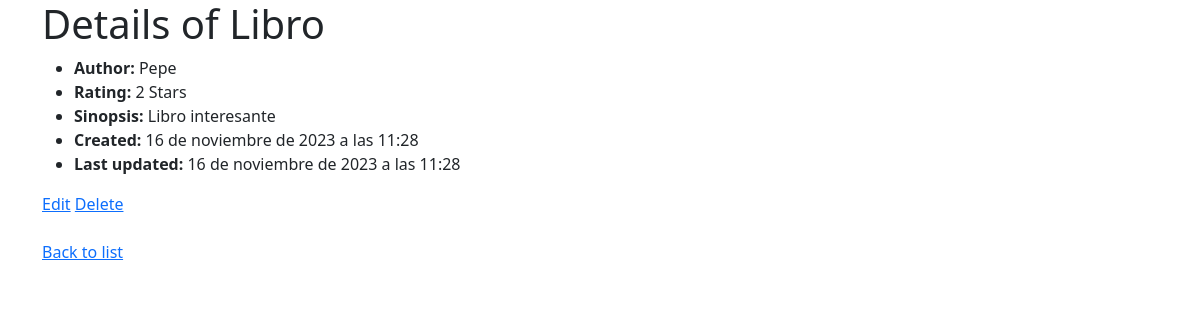
Page /details/1 on the earlier database version.
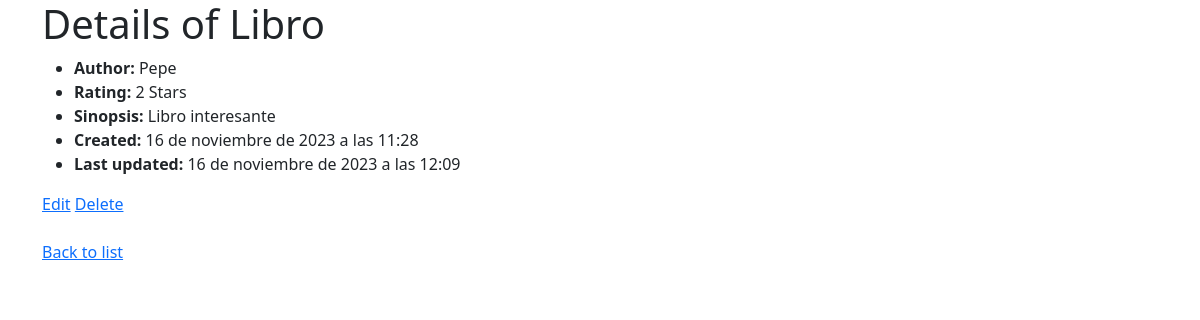
Same page on the later database version.
### Book/models.py (models this page shows, shortened)
class Book(models.Model):
   title = models.CharField(max_length=50)
   author = models.CharField(max_length=50)
   rating = models.IntegerField(validators=[MaxValueValidator(5)])
   sinopsis = models.TextField()
   created_at = models.DateTimeField(auto_now_add=True) # auto_now_add=True: Cuando se crea el registro, se guarda la fecha y hora
   updated_at = models.DateTimeField(auto_now=True) # auto_now=True: Cuando se actualiza el registro, se guarda la fecha y hora

### Book/views.py (the view)
# urls.py: path('details/<int:pk>', BookDetailView.as_view(), name='book_details'),
class BookDetailView(DetailView):
   model = Book

### Book/templates/Book/book_detail.html
{% extends 'Book/base.html' %} {% block content %}
<h1>Details of {{ book.title }}</h1>
<ul>
	<li><b>Author:</b> {{ book.author }}</li>
	<li><b>Rating:</b> {{ book.rating }} Stars</li>
	<li><b>Sinopsis:</b> {{ book.sinopsis }}</li>
	<li><b>Created:</b> {{ book.created_at }}</li>
	<li><b>Last updated:</b> {{ book.updated_at }}</li>
</ul>
<a href="{% url 'book_edit' pk=book.pk %}" role="button">Edit</a>
<a href="{% url 'book_delete' pk=book.pk %}" role="button">Delete</a>
<br />
<br />
<a href="{% url 'book_list' %}" role="button">Back to list</a>
{% endblock %}

Differences in the rows shown:
changed Book "Pepe": updated_at "16 de noviembre de 2023 a las 11:28" → "16 de noviembre de 2023 a las 12:09"
